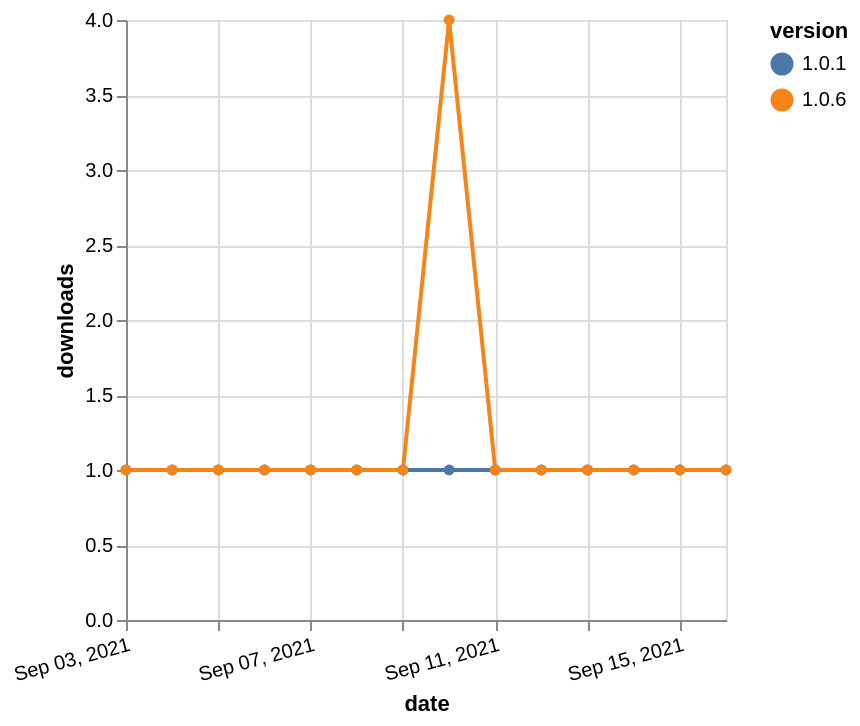

Write the Vega-Lite specification saved for this chart.
### Vega-Lite specification from a JSON file in a GitHub repository (floating-point values rounded to 4 significant figures)
{"$schema": "https://vega.github.io/schema/vega-lite/v5.json", "description": "A simple bar chart with embedded data.", "data": {"values": [{"date": "2021-09-03", "total": 149, "delta": 1, "version": "1.0.1"}, {"date": "2021-09-04", "total": 150, "delta": 1, "version": "1.0.1"}, {"date": "2021-09-05", "total": 151, "delta": 1, "version": "1.0.1"}, {"date": "2021-09-06", "total": 152, "delta": 1, "version": "1.0.1"}, {"date": "2021-09-07", "total": 153, "delta": 1, "version": "1.0.1"}, {"date": "2021-09-08", "total": 154, "delta": 1, "version": "1.0.1"}, {"date": "2021-09-09", "total": 155, "delta": 1, "version": "1.0.1"}, {"date": "2021-09-10", "total": 156, "delta": 1, "version": "1.0.1"}, {"date": "2021-09-11", "total": 157, "delta": 1, "version": "1.0.1"}, {"date": "2021-09-12", "total": 158, "delta": 1, "version": "1.0.1"}, {"date": "2021-09-13", "total": 159, "delta": 1, "version": "1.0.1"}, {"date": "2021-09-14", "total": 160, "delta": 1, "version": "1.0.1"}, {"date": "2021-09-15", "total": 161, "delta": 1, "version": "1.0.1"}, {"date": "2021-09-16", "total": 162, "delta": 1, "version": "1.0.1"}, {"date": "2021-09-03", "total": 140, "delta": 1, "version": "1.0.6"}, {"date": "2021-09-04", "total": 141, "delta": 1, "version": "1.0.6"}, {"date": "2021-09-05", "total": 142, "delta": 1, "version": "1.0.6"}, {"date": "2021-09-06", "total": 143, "delta": 1, "version": "1.0.6"}, {"date": "2021-09-07", "total": 144, "delta": 1, "version": "1.0.6"}, {"date": "2021-09-08", "total": 145, "delta": 1, "version": "1.0.6"}, {"date": "2021-09-09", "total": 146, "delta": 1, "version": "1.0.6"}, {"date": "2021-09-10", "total": 150, "delta": 4, "version": "1.0.6"}, {"date": "2021-09-11", "total": 151, "delta": 1, "version": "1.0.6"}, {"date": "2021-09-12", "total": 152, "delta": 1, "version": "1.0.6"}, {"date": "2021-09-13", "total": 153, "delta": 1, "version": "1.0.6"}, {"date": "2021-09-14", "total": 154, "delta": 1, "version": "1.0.6"}, {"date": "2021-09-15", "total": 155, "delta": 1, "version": "1.0.6"}, {"date": "2021-09-16", "total": 156, "delta": 1, "version": "1.0.6"}]}, "width": "container", "mark": {"type": "line", "point": {"filled": true}}, "encoding": {"x": {"field": "date", "type": "temporal", "timeUnit": "yearmonthdate", "title": "date", "axis": {"labelAngle": -15}}, "y": {"field": "delta", "type": "quantitative", "title": "downloads"}, "color": {"field": "version", "type": "nominal"}, "tooltip": {"field": "delta"}}}
